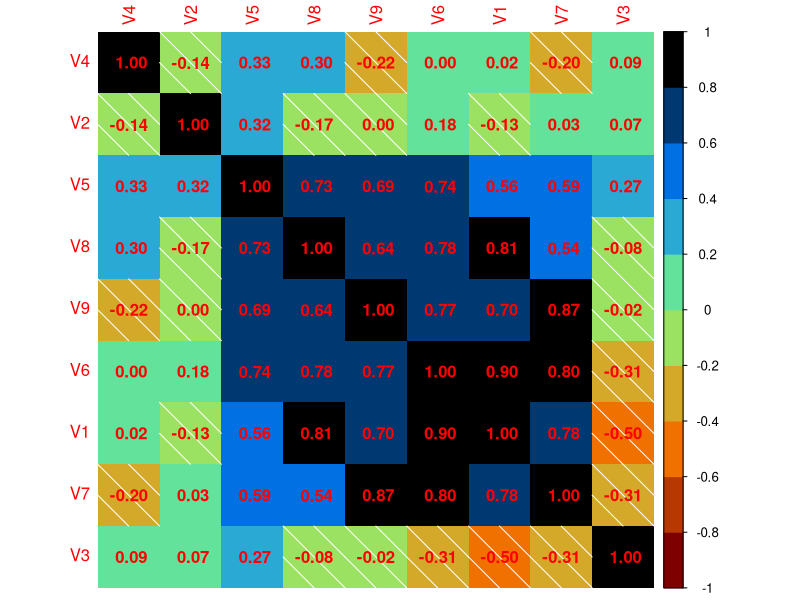
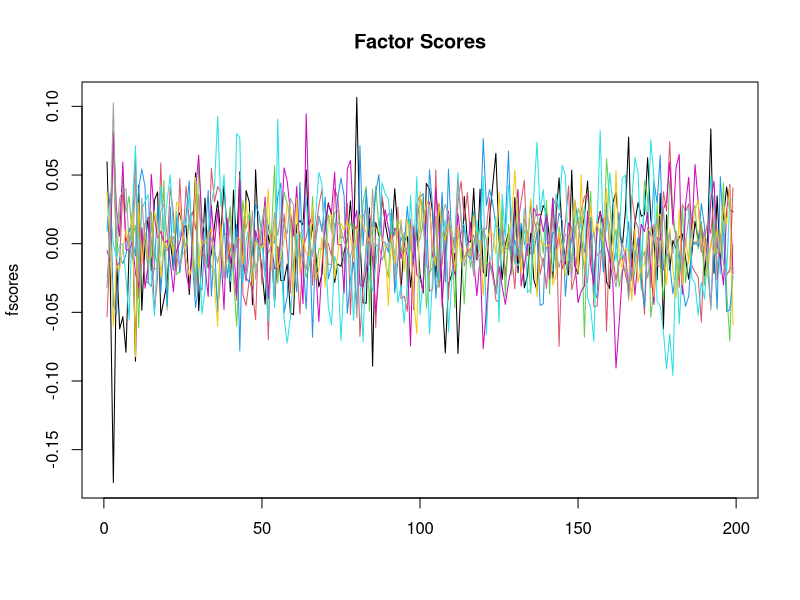
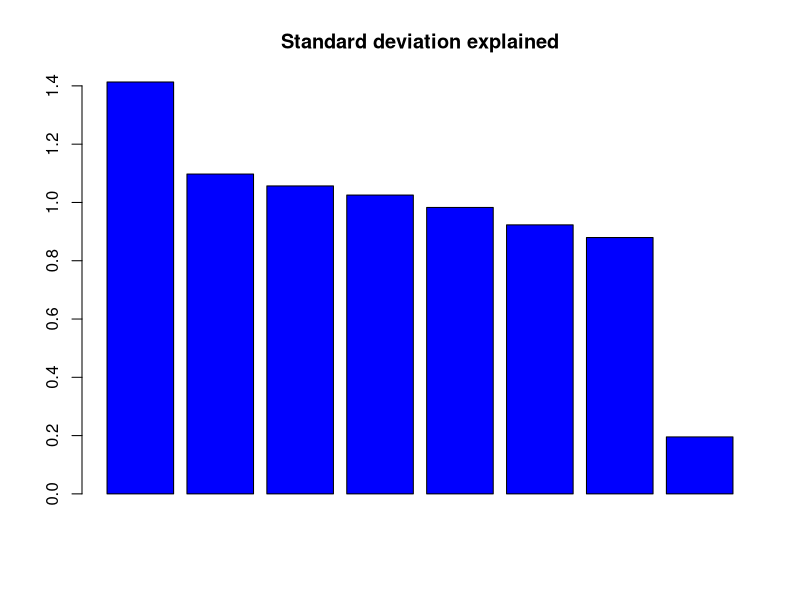
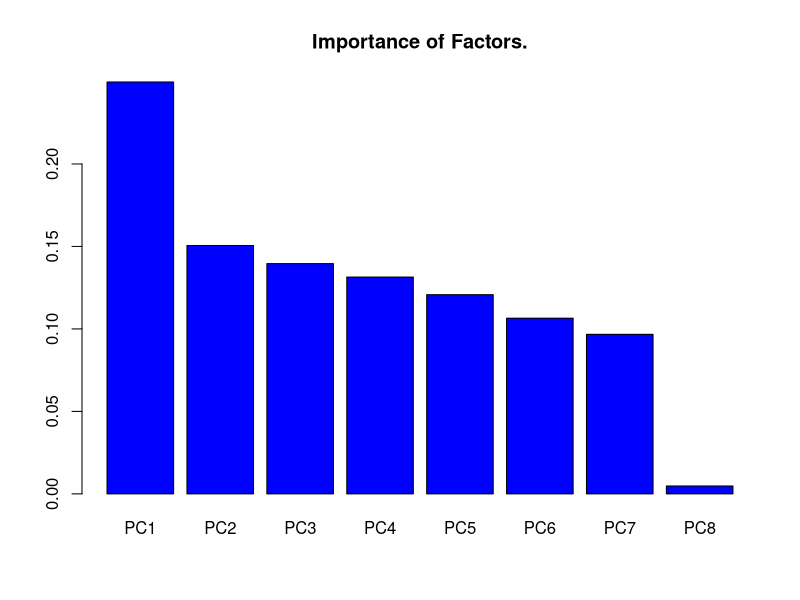
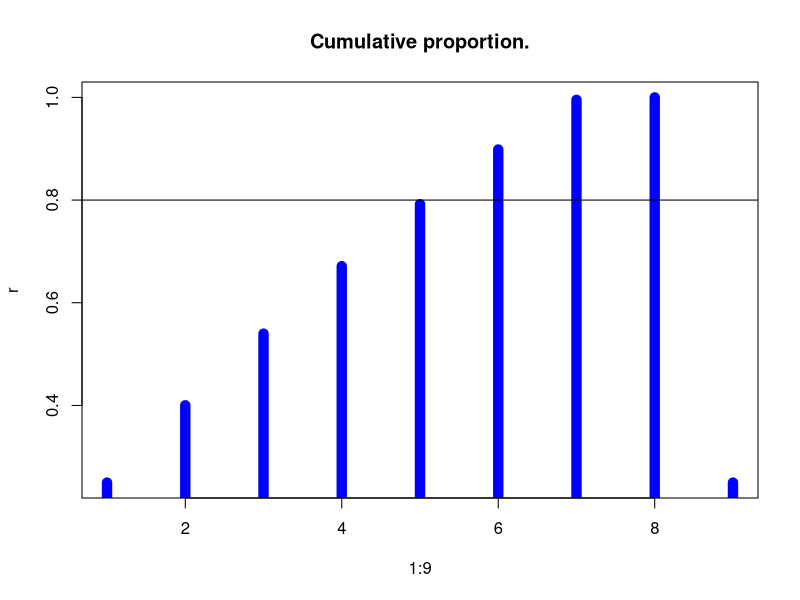
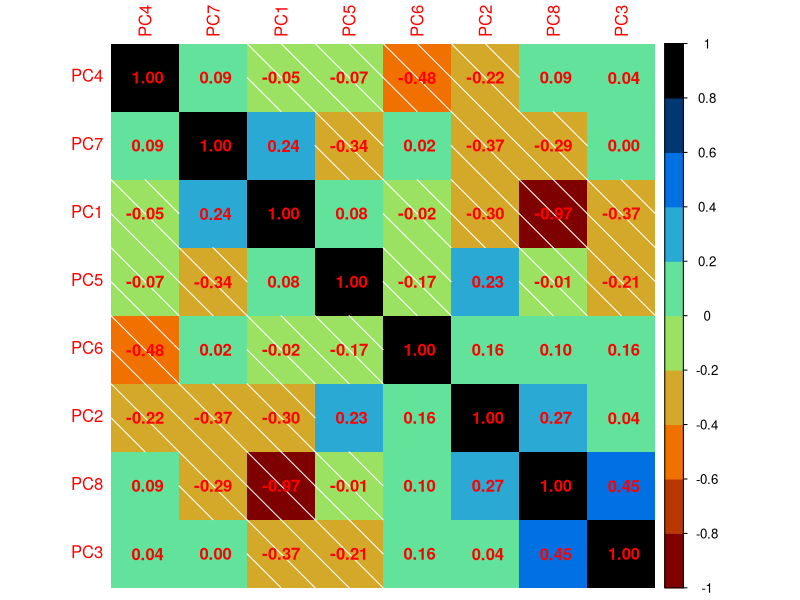
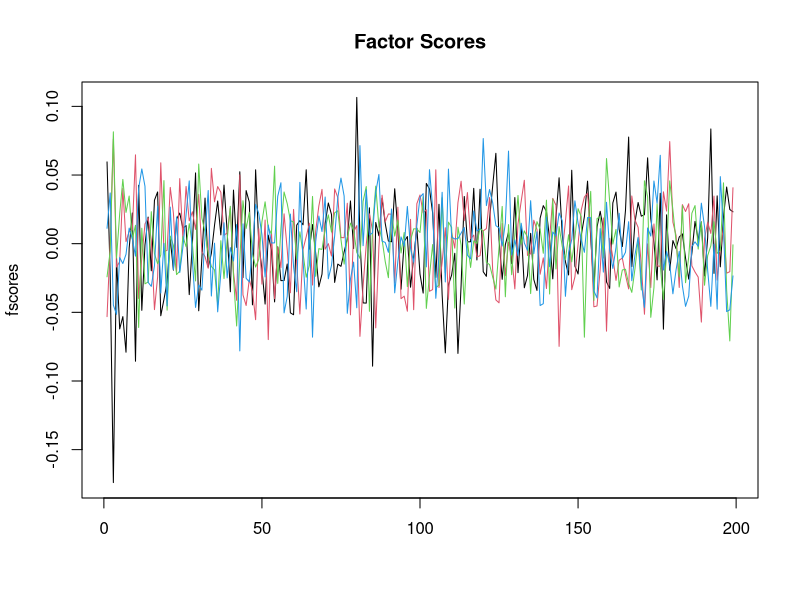
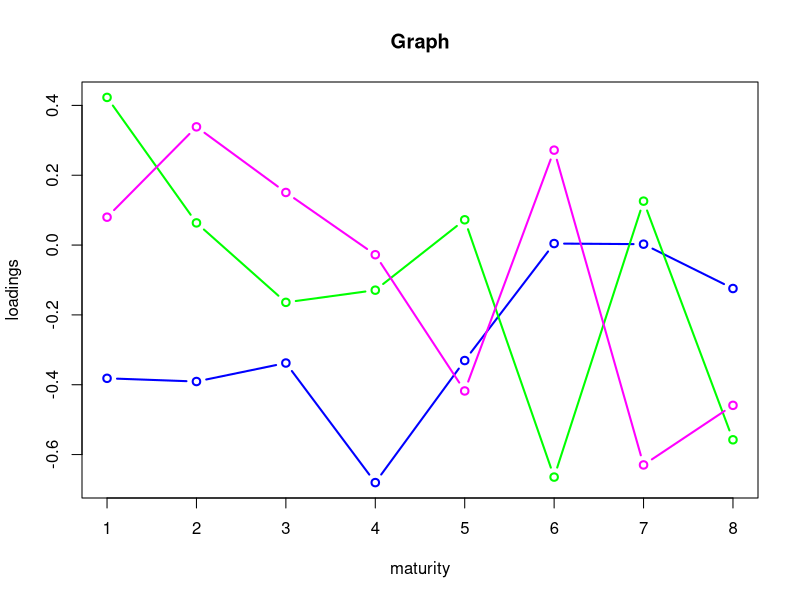

R code for these plots, in order:
library(corrplot)

data <- read.csv('var_17.csv',header = T)
head(data)

states <- as.data.frame(data[,c("V1","V2", "V3", "V4","V5", "V6", "V7", "V8", "V9")])
cor_table <- cor(states)

col4 <- colorRampPalette(c("#7F0000","#FF7F00", "#7FFF7F", "#007FFF","#000000"))
corrplot(cor_table, method = "shade", col = col4(10), cl.length = 11, order = "AOE", addCoef.col = "red")

(ncol <- dim(data)[2])
(nrow <- dim(data)[1])
stocks <- data[,2:ncol]
rates <- stocks[2:nrow,] / stocks [1:(nrow -1),] - 1
rates <- rates[1:(nrow-2),]
pca <- prcomp(rates, scale = TRUE)
summary
tot <- pca$sdev
dim(pca$rotation)
scores <- function(ldata,V10,number)
{
  cdata <- ldata
  m <- dim(ldata)[2]
  for (i in 1:m)
    cdata[,i] <- ldata[,i] - pca$center[i]
  loads <- pca$rotation[,1:number]
  cdata <- as.matrix(cdata)
  f <- cdata %*% loads
  return (f)
}
number <- 8
fscores <- scores(rates,V9,number)
matplot(fscores,type = 'l',lty = 1, col = 1:number, main = 'Factor Scores')
stocks <- data[,2:ncol]
rates <- stocks[2:nrow,] / stocks [1:(nrow-1),] - 1
rates <- rates[1:(nrow-2),]
head(rates)
ss <- summary(pca)
mp <- barplot(pca$sdev,main = "Standard deviation explained", col = "blue")
mp <- barplot(ss$importance[2,],main = "Importance of Factors.", col = "blue")
his <- ss$importance[3,]
his[1:9]<- NA
r <- as.matrix(cbind(ss$importance[3,],his))
mp <- matplot(1:9,r,type = 'h',lty = 1, lwd = 10,main = "Cumulative proportion.", col = c("blue",'red')) 
abline(h = 0.8,col = 'black')
number <- 8
fscores <- scores(rates,ss,number)
means <- c(mean(fscores[,1]),mean(fscores[,2]),mean(fscores[,3]),mean(fscores[,4]),mean(fscores[,5]),mean(fscores[,6]),mean(fscores[,7]),mean(fscores[,8]))
means

fscores <- as.matrix(fscores)
cor(fscores)
cor_table <- cor(fscores)
col4 <- colorRampPalette(c("#7F0000","#FF7F00", "#7FFF7F", "#007FFF","#000000"))
corrplot(cor_table, method = "shade", col = col4(10), cl.length = 11, order = "AOE", addCoef.col = "red")

number <- 4
fscores <- scores(rates,ss,number)
matplot(fscores,type = 'l',lty = 1, col = 1:number,main = 'Factor Scores')
means <- c(mean(fscores[,1]),mean(fscores[,2]),mean(fscores[,3]),mean(fscores[,4]))
means


tot <- ss$importance[2,]
rownames(ss$rotation)
matplot(cbind(ss$rotation[,1],ss$rotation[,2],ss$rotation[,3]),type = 'b',pch=21,lwd = 2,
        col = c("blue","green","magenta"),main= "Graph",ylab = "loadings",xlab="maturity",lty=1 )
restoreData<- function(fscores,loadings,center)
{
  npca <- dim(fscores)[2]
  myeigen <- t(loadings[,1:npca])
  rest <- fscores %*%myeigen
  m <- length(center)
  if (m == dim(rest)[2])
  {
    for (i in 1:m)
      rest[,i] <- rest[,i]+center[i]
  }
  return(rest)
}
rest <- restoreData(fscores,pca$rotation,pca$center)
head(rest)
r <- unlist(rates[1,])
matplot(cbind(rest[1,],r),type ='b',pch=21,lwd = 2,main = 'Restored rates',col = c('blue','green'),lty = 1)
legend('topleft',c('original rates','restored'),lty=1,lwd=2,col=c('blue','green') )

